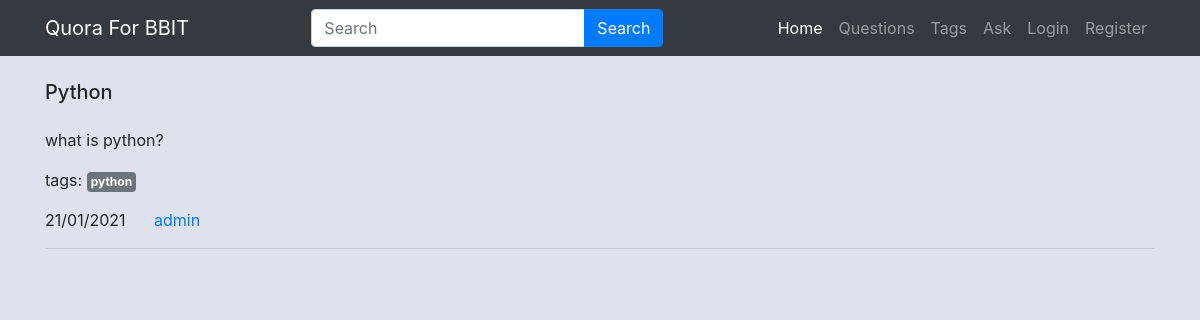
Page /detail/1 on the earlier database version.
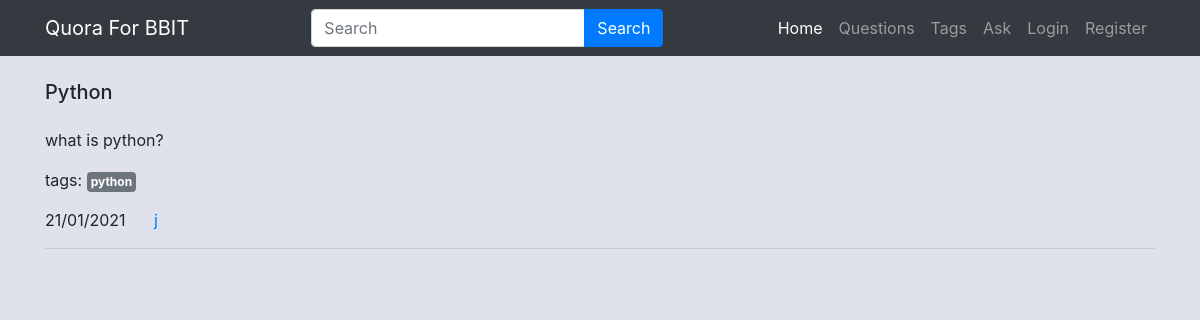
Same page on the later database version.
### main/models.py (models this page shows, shortened)
class Question(models.Model):
    user = models.ForeignKey(CustomUser, on_delete=models.CASCADE)
    title = models.CharField(max_length=300)
    detail = models.TextField()
    tags = models.TextField(default='')
    add_time = models.DateTimeField(auto_now_add=True)

class CustomUser(AbstractUser):
    bio = models.TextField()
    location = models.CharField(max_length=200)

### main/views.py (the view, shortened to what this page needs)
# urls.py: path('detail/<int:id>', views.detail, name='detail'),
def detail(request, id):
    quest = Question.objects.get(pk=id)
    tags = quest.tags.split(',')
    answers = Answer.objects.filter(question=quest)
    answerform = AnswerForm
    return render(request, 'detail.html', {
        'quest': quest,
        'tags': tags,
        'answers': answers,
        'answerform': answerform
    })

### main/templates/detail.html (shortened to what this page needs)
{% extends 'base.html' %}
{% load static %}
{% load humanize %}
{% block content %}
    <div class="container">
        <h5 class="my-4">{{quest.title}}</h5>
        <p>{{quest.detail}}</p>
        <p>
            tags:
            {% for tag in tags %}
            <a href="/tag/{{tag|slugify}}" class="badge badge-secondary p-1">{{tag}}</a>
            {% endfor %}
        </p>
        <p>
            <span class="mr-4">{{quest.add_time|date:'d/m/Y'}}</span>
            <a href="#">{{quest.user.username}}</a>
        </p>
        <hr/>
    </div>
{% endblock %}

Differences in the rows shown:
changed through a linked row, Question "Python": user.username "admin" → "j"
